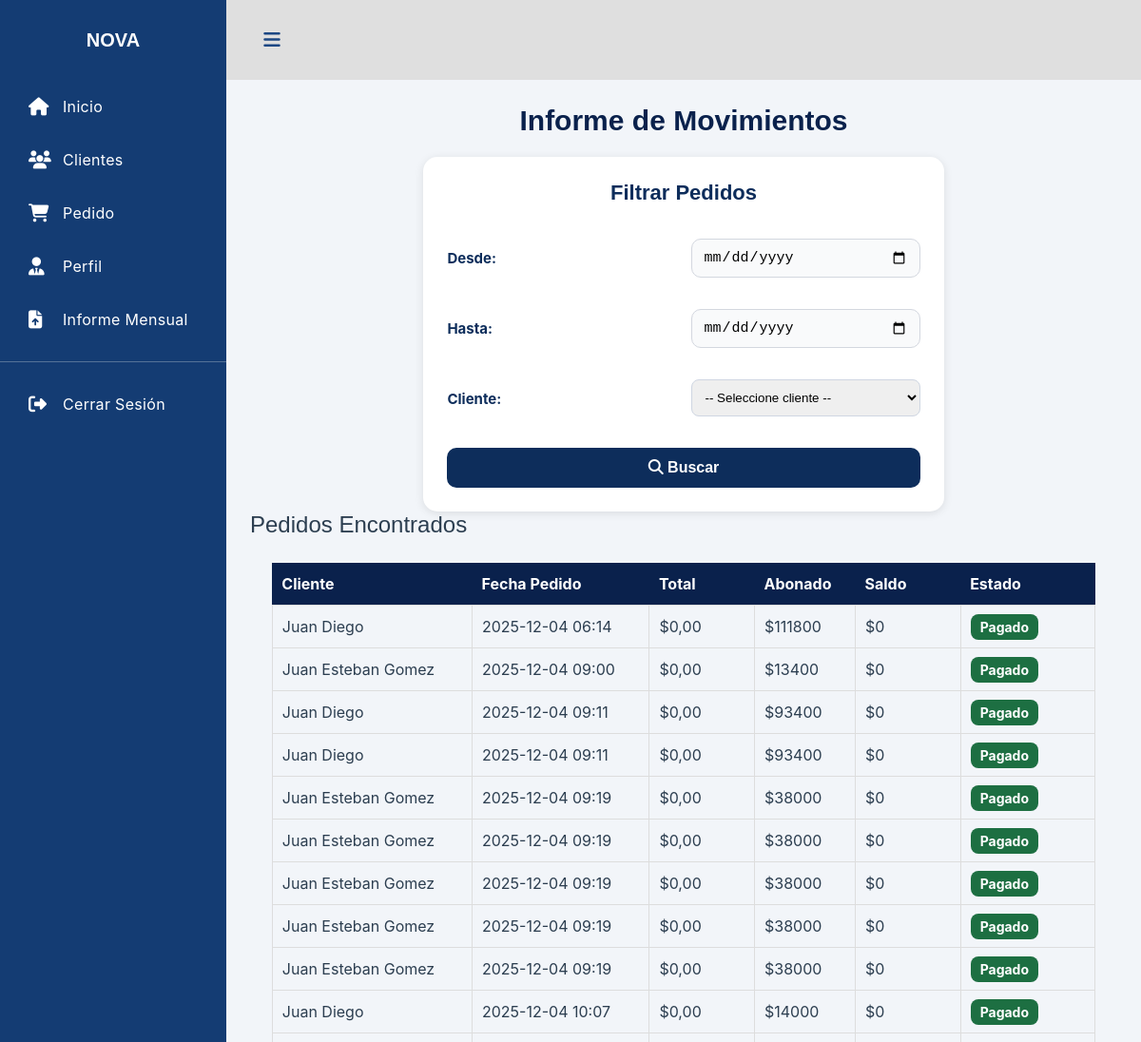
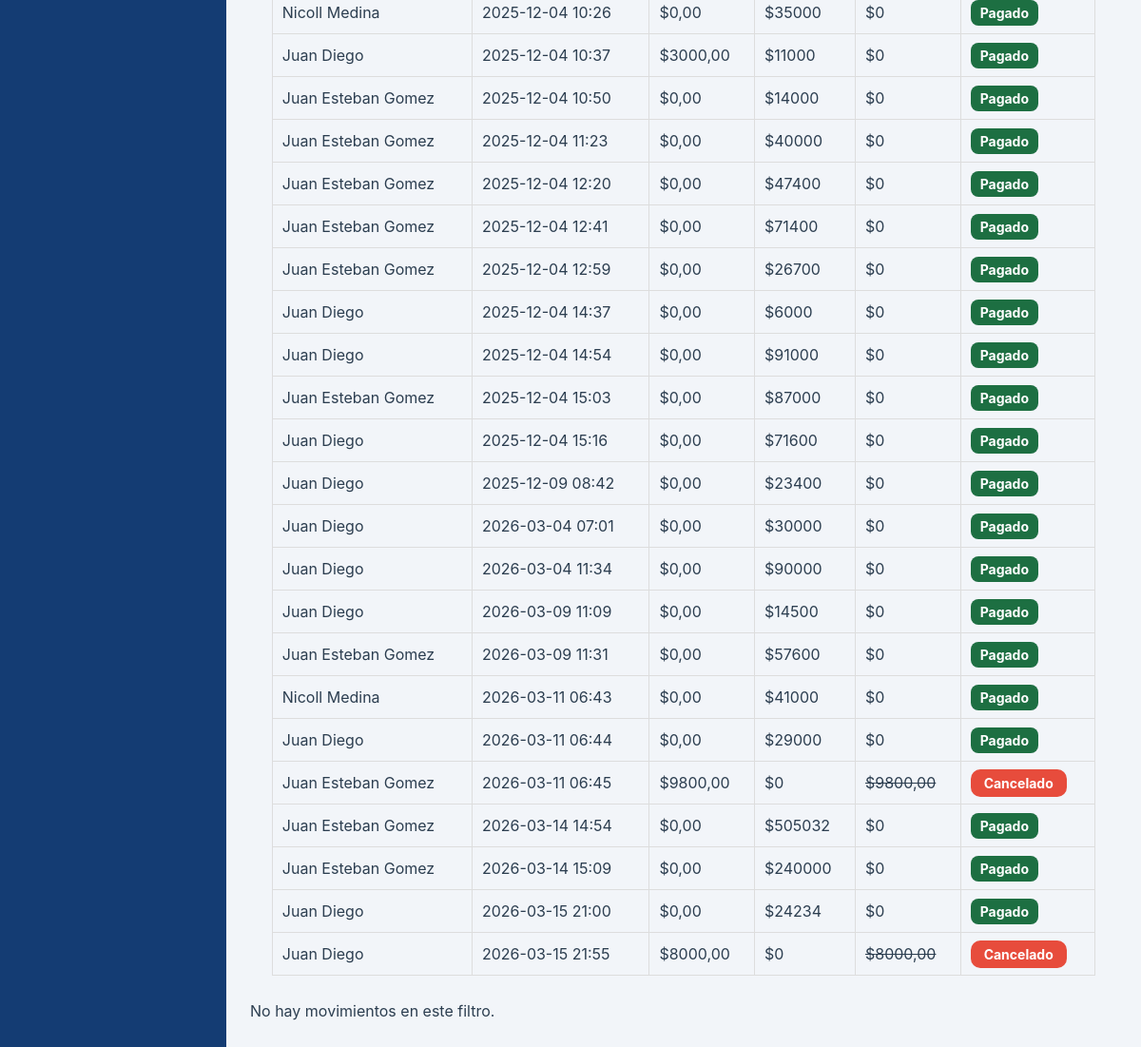
/reporte/reporte-rango/, run on the app's committed database (2 pictures, top to bottom).
### CreacionUsu/models.py (models this page shows, shortened)
class Cliente(models.Model):
    id_cliente = models.AutoField(primary_key=True)
    nombre = models.CharField(max_length=200)
    telefono = models.CharField(max_length=20)
    direccion = models.CharField(max_length=255)
    correo = models.EmailField(blank=True, null=True)
    fecha_registro = models.DateTimeField(auto_now_add=True)

### pedido/models.py (models this page shows, shortened)
class Pedido(models.Model):
    id_pedido = models.AutoField(primary_key=True)
    cliente = models.ForeignKey(
        Cliente,
        on_delete=models.CASCADE,
        related_name="pedidos"
    )
    fecha_pedido = models.DateTimeField(auto_now_add=True)
    total = models.DecimalField(max_digits=10, decimal_places=2, default=0)
    estado= models.CharField(
        max_length=20,
        choices=[("Pendiente", "Pendiente"), ("Pagado", "Pagado"), ("Cancelado", "Cancelado")],
        default="Pendiente"
    )

### reporte/views.py (the view)
# urls.py: path("reporte-rango/", views.reporte_rango_fechas, name="reporte_rango_fechas"),
def reporte_rango_fechas(request):
    fecha_inicio = request.GET.get("fecha_inicio")
    fecha_fin = request.GET.get("fecha_fin")
    cliente_id = request.GET.get("cliente_id")
    pedidos = Pedido.objects.all()
    if fecha_inicio and fecha_fin:
        pedidos = pedidos.filter(
            fecha_pedido__date__range=[fecha_inicio, fecha_fin]
        )
    if cliente_id and cliente_id != "0":
        pedidos = pedidos.filter(cliente_id=cliente_id)
    clientes = Cliente.objects.all()
    reporte = []
    for p in pedidos:
        abonado = p.movimientos.aggregate(total=Sum("monto"))["total"] or 0
        saldo = p.total - abonado
        if p.estado == "Pagado":
            saldo = 0
        reporte.append({
            "cliente": p.cliente.nombre,
            "fecha": p.fecha_pedido,
            "total": p.total,
            "abonado": abonado,
            "saldo": saldo,
            "estado": p.estado
        })
    return render(request,"reporte/informe_mensual.html",{
        "reporte":reporte,
        "clientes":clientes,
        "fecha_inicio":fecha_inicio,
        "fecha_fin":fecha_fin,
        "cliente_id":cliente_id
    })

### reporte/templates/reporte/informe_mensual.html (shortened to what this page needs)
{% extends 'menu/menu.html' %}
{% load static %}
{% block content %}
<link rel="stylesheet" href="{% static 'reporte/CSS/reporte.css' %}">
<link rel="stylesheet" href="https://cdnjs.cloudflare.com/ajax/libs/font-awesome/6.5.0/css/all.min.css">
<h1 class="titulo-reporte">Informe de Movimientos</h1>
<div class="rango-fechas-container">
    <h2>Filtrar Pedidos</h2>
    <form method="get" action="{% url 'reporte_rango_fechas' %}">
        <label>Desde:</label>
        <input type="date" name="fecha_inicio" value="{{ fecha_inicio }}" required>
        <label>Hasta:</label>
        <input type="date" name="fecha_fin" value="{{ fecha_fin }}" required>
        <label>Cliente:</label>
        <select name="cliente_id" required>
            <option value="">-- Seleccione cliente --</option>
        </select>
        <button type="submit" class="btn-nova">
            <i class="fa-solid fa-magnifying-glass"></i> Buscar
        </button>
    </form>
</div>
{% if reporte %}
<h2>Pedidos Encontrados</h2>
<table class="tabla-reporte">
<tr>
    <th>Cliente</th>
    <th>Fecha Pedido</th>
    <th>Total</th>
    <th>Abonado</th>
    <th>Saldo</th>
    <th>Estado</th>
</tr>
{% for r in reporte %}
<tr>
<td>{{ r.cliente }}</td>
<td>{{ r.fecha|date:"Y-m-d H:i" }}</td>
<td>${{ r.total }}</td>
<td>${{ r.abonado }}</td>
<td>
{% if r.estado == "Pagado" %}
$0
{% elif r.estado == "Cancelado" %}
<s>${{ r.total }}</s>
{% else %}
${{ r.saldo }}
{% endif %}
</td>
<td>
{% if r.estado == "Pagado" %}
<span class="estado pagado">Pagado</span>
{% elif r.estado == "Pendiente" %}
<span class="estado pendiente">Pendiente</span>
{% elif r.estado == "Cancelado" %}
<span class="estado cancelado">Cancelado</span>
{% endif %}
</td>
</tr>
{% endfor %}
</table>
{% endif %}
{% if not movimientos and not historial %}
<p>No hay movimientos en este filtro.</p>
{% endif %}
{% endblock %}

### menu/static/menu/CSS/style.css (style rules this page uses)
:root { --font-family-sans-serif: "Open Sans", -apple-system, BlinkMacSystemFont, "Segoe UI", Roboto, "Helvetica Neue", Arial, sans-serif, "Apple Color Emoji", "Segoe UI Emoji", "Segoe UI Symbol", "Noto Color Emoji"; }
*, *::before, *::after { -webkit-box-sizing: border-box; box-sizing: border-box; }
html { font-family: sans-serif; line-height: 1.15; -webkit-text-size-adjust: 100%; -webkit-tap-highlight-color: rgba(0, 0, 0, 0); }
body { margin: 0; font-family: "Open Sans", -apple-system, BlinkMacSystemFont, "Segoe UI", Roboto, "Helvetica Neue", Arial, sans-serif, "Apple Color Emoji", "Segoe UI Emoji", "Segoe UI Symbol", "Noto Color Emoji"; font-size: 1rem; font-weight: 400; line-height: 1.5; color: #515151; text-align: left; background-color: #e9edf4; }
h1, h2, h3, h4, h5, h6 { margin-top: 0; margin-bottom: 0.5rem; }
p { margin-top: 0; margin-bottom: 1rem; }
h1, h2, h3, h4, h5, h6, .h1, .h2, .h3, .h4, .h5, .h6 { font-family: "Nunito", sans-serif; margin-bottom: 0.5rem; font-weight: 500; line-height: 1.2; }
h1, .h1 { font-size: 2.5rem; font-weight: normal; }

### reporte/static/reporte/CSS/reporte.css (style rules this page uses)
body { font-family: "Inter", Arial, sans-serif; background-color: #f2f5f9; color: #2c3e50; }
h1 { font-size: 26px; text-align: center; font-weight: 700; color: #0d2d5b; margin-bottom: 25px; }
.rango-fechas-container { width: 60%; max-width: 650px; background: #ffffff; margin: 0 auto; padding: 35px; border-radius: 18px; box-shadow: 0 4px 14px rgba(0, 0, 0, 0.08); display: flex; flex-direction: column; gap: 25px; }
.rango-fechas-container h2 { font-size: 22px; color: #0d2d5b; text-align: center; margin-bottom: 10px; font-weight: 700; }
.rango-fechas-container form { display: grid; grid-template-columns: 1fr 1fr; column-gap: 15px; row-gap: 18px; }
.rango-fechas-container label { font-size: 15px; font-weight: 600; color: #0d2d5b; }
.rango-fechas-container input[type="date"] { padding: 10px 12px; font-size: 15px; border: 1px solid #d3d7df; border-radius: 10px; background-color: #f9fafb; outline: none; transition: all 0.2s ease; }
.rango-fechas-container button { grid-column: span 2; padding: 12px 15px; background-color: #0d2d5b; color: #ffffff; border: none; border-radius: 10px; font-size: 16px; font-weight: 600; cursor: pointer; transition: background 0.2s ease; }
.titulo-reporte { text-align: center; color: #0a214c; font-size: 30px; font-weight: bold; margin-bottom: 20px; }
.rango-fechas-container { background: white; padding: 25px; border-radius: 15px; width: 60%; margin: auto; box-shadow: 0px 2px 10px rgba(0,0,0,0.1); }
.rango-fechas-container label { font-weight: bold; margin-top: 10px; }
.rango-fechas-container input, .rango-fechas-container select { width: 100%; padding: 10px; border-radius: 8px; border: 1px solid #cfd6e2; margin-bottom: 15px; }
.btn-nova { background: #0a214c; color: white; padding: 12px; width: 100%; border-radius: 10px; border: none; font-size: 16px; font-weight: bold; }
.tabla-reporte { width: 95%; margin: 25px auto; border-collapse: collapse; }
.tabla-reporte th { background: #0a214c; color: white; padding: 10px; }
.tabla-reporte td { border: 1px solid #ddd; padding: 10px; }
.estado.pagado { color: white; background: #1d6f42; padding: 5px 10px; border-radius: 8px; }
.estado { padding:6px 14px; border-radius:10px; color:white; font-weight:bold; font-size:14px; }
.pagado { background:#2ecc71; }
.cancelado { background:#e74c3c; }

### data on the page
Cliente: cliente "Juan Diego" "Juan Diego" "Juan Diego" "Juan Diego" "Juan Diego" "Juan Diego" "Juan Diego" "Juan Diego" "Juan Diego" "Juan Diego" "Juan Diego" "Juan Diego" "Juan Diego" "Juan Diego" "Juan Diego"
Pedido: fecha "2025-12-04 06:14", total "0,00"
Cliente: cliente "Juan Esteban Gomez" "Juan Esteban Gomez" "Juan Esteban Gomez" "Juan Esteban Gomez" "Juan Esteban Gomez" "Juan Esteban Gomez" "Juan Esteban Gomez" "Juan Esteban Gomez" "Juan Esteban Gomez" "Juan Esteban Gomez" "Juan Esteban Gomez" "Juan Esteban Gomez" "Juan Esteban Gomez" "Juan Esteban Gomez" "Juan Esteban Gomez" "Juan Esteban Gomez"
Pedido: fecha "2025-12-04 09:00", total "0,00"
Pedido: fecha "2025-12-04 09:11", total "0,00"
Pedido: fecha "2025-12-04 09:11", total "0,00"
Pedido: fecha "2025-12-04 09:19", total "0,00"
Pedido: fecha "2025-12-04 09:19", total "0,00"
Pedido: fecha "2025-12-04 09:19", total "0,00"
Pedido: fecha "2025-12-04 09:19", total "0,00"
Pedido: fecha "2025-12-04 09:19", total "0,00"
Pedido: fecha "2025-12-04 10:07", total "0,00"
Cliente: cliente "Nicoll Medina" "Nicoll Medina"
Pedido: fecha "2025-12-04 10:26", total "0,00"
Pedido: fecha "2025-12-04 10:37", total "3000,00"
Pedido: fecha "2025-12-04 10:50", total "0,00"
Pedido: fecha "2025-12-04 11:23", total "0,00"
Pedido: fecha "2025-12-04 12:20", total "0,00"
Pedido: fecha "2025-12-04 12:41", total "0,00"
Pedido: fecha "2025-12-04 12:59", total "0,00"
Pedido: fecha "2025-12-04 14:37", total "0,00"
Pedido: fecha "2025-12-04 14:54", total "0,00"
Pedido: fecha "2025-12-04 15:03", total "0,00"
Pedido: fecha "2025-12-04 15:16", total "0,00"
Pedido: fecha "2025-12-09 08:42", total "0,00"
Pedido: fecha "2026-03-04 07:01", total "0,00"
Pedido: fecha "2026-03-04 11:34", total "0,00"
Pedido: fecha "2026-03-09 11:09", total "0,00"
Pedido: fecha "2026-03-09 11:31", total "0,00"
Pedido: fecha "2026-03-11 06:43", total "0,00"
Pedido: fecha "2026-03-11 06:44", total "0,00"
Pedido: fecha "2026-03-11 06:45", total "9800,00", total "9800,00"
Pedido: fecha "2026-03-14 14:54", total "0,00"
Pedido: fecha "2026-03-14 15:09", total "0,00"
Pedido: fecha "2026-03-15 21:00", total "0,00"
Pedido: fecha "2026-03-15 21:55", total "8000,00", total "8000,00"

### other printed values
{{ r.abonado }} "111800" "13400" "93400" "93400" "38000" "38000" "38000" "38000" "38000" "14000" "35000" "11000" "14000" "40000" "47400" "71400" "26700" "6000" "91000" "87000" "71600" "23400" "30000" "90000" "14500" "57600" "41000" "29000" "0" "505032" "240000" "24234" "0"
